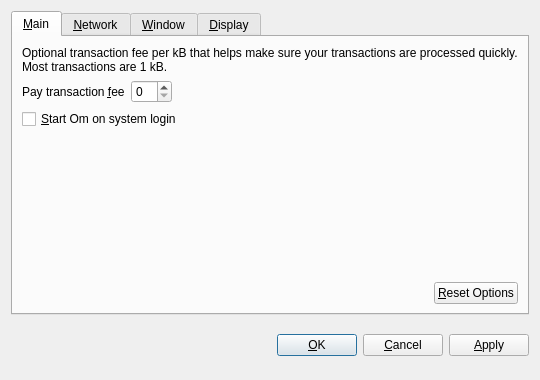
<?xml version="1.0" encoding="UTF-8"?>
<ui version="4.0">
 <class>OptionsDialog</class>
 <widget class="QDialog" name="OptionsDialog">
  <property name="geometry">
   <rect>
    <x>0</x>
    <y>0</y>
    <width>540</width>
    <height>380</height>
   </rect>
  </property>
  <property name="windowTitle">
   <string>Options</string>
  </property>
  <property name="modal">
   <bool>true</bool>
  </property>
  <layout class="QVBoxLayout" name="verticalLayout">
   <item>
    <widget class="QTabWidget" name="tabWidget">
     <property name="tabPosition">
      <enum>QTabWidget::North</enum>
     </property>
     <property name="currentIndex">
      <number>0</number>
     </property>
     <widget class="QWidget" name="tabMain">
      <attribute name="title">
       <string>&amp;Main</string>
      </attribute>
      <layout class="QVBoxLayout" name="verticalLayout_Main">
       <item>
        <widget class="QLabel" name="transactionFeeInfoLabel">
         <property name="text">
          <string>Optional transaction fee per kB that helps make sure your transactions are processed quickly. Most transactions are 1 kB.</string>
         </property>
         <property name="textFormat">
          <enum>Qt::PlainText</enum>
         </property>
         <property name="wordWrap">
          <bool>true</bool>
         </property>
        </widget>
       </item>
       <item>
        <layout class="QHBoxLayout" name="horizontalLayout_1_Main">
         <item>
          <widget class="QLabel" name="transactionFeeLabel">
           <property name="text">
            <string>Pay transaction &amp;fee</string>
           </property>
           <property name="textFormat">
            <enum>Qt::PlainText</enum>
           </property>
           <property name="buddy">
            <cstring>transactionFee</cstring>
           </property>
          </widget>
         </item>
         <item>
          <widget class="BitcoinAmountField" name="transactionFee"/>
         </item>
         <item>
          <spacer name="horizontalSpacer_1_Main">
           <property name="orientation">
            <enum>Qt::Horizontal</enum>
           </property>
           <property name="sizeHint" stdset="0">
            <size>
             <width>40</width>
             <height>20</height>
            </size>
           </property>
          </spacer>
         </item>
        </layout>
       </item>
       <item>
        <widget class="QCheckBox" name="bitcoinAtStartup">
         <property name="toolTip">
          <string>Automatically start Om after logging in to the system.</string>
         </property>
         <property name="text">
          <string>&amp;Start Om on system login</string>
         </property>
        </widget>
       </item>
       <item>
        <spacer name="verticalSpacer_Main">
         <property name="orientation">
          <enum>Qt::Vertical</enum>
         </property>
         <property name="sizeHint" stdset="0">
          <size>
           <width>20</width>
           <height>40</height>
          </size>
         </property>
        </spacer>
       </item>
       <item>
        <layout class="QHBoxLayout" name="horizontalLayout_2_Main">
         <item>
          <spacer name="horizontalSpacer_2_Main">
           <property name="orientation">
            <enum>Qt::Horizontal</enum>
           </property>
           <property name="sizeHint" stdset="0">
            <size>
             <width>40</width>
             <height>20</height>
            </size>
           </property>
          </spacer>
         </item>
         <item>
          <widget class="QPushButton" name="resetButton">
           <property name="toolTip">
            <string>Reset all client options to default.</string>
           </property>
           <property name="text">
            <string>&amp;Reset Options</string>
           </property>
           <property name="autoDefault">
            <bool>false</bool>
           </property>
          </widget>
         </item>
        </layout>
       </item>
      </layout>
     </widget>
     <widget class="QWidget" name="tabNetwork">
      <attribute name="title">
       <string>&amp;Network</string>
      </attribute>
      <layout class="QVBoxLayout" name="verticalLayout_Network">
       <item>
        <widget class="QCheckBox" name="mapPortUpnp">
         <property name="toolTip">
          <string>Automatically open the Om client port on the router. This only works when your router supports UPnP and it is enabled.</string>
         </property>
         <property name="text">
          <string>Map port using &amp;UPnP</string>
         </property>
        </widget>
       </item>
       <item>
        <widget class="QCheckBox" name="connectSocks">
         <property name="toolTip">
          <string>Connect to the Om network through a SOCKS proxy (e.g. when connecting through Tor).</string>
         </property>
         <property name="text">
          <string>&amp;Connect through SOCKS proxy:</string>
         </property>
        </widget>
       </item>
       <item>
        <layout class="QHBoxLayout" name="horizontalLayout_Network">
         <item>
          <widget class="QLabel" name="proxyIpLabel">
           <property name="text">
            <string>Proxy &amp;IP:</string>
           </property>
           <property name="textFormat">
            <enum>Qt::PlainText</enum>
           </property>
           <property name="buddy">
            <cstring>proxyIp</cstring>
           </property>
          </widget>
         </item>
         <item>
          <widget class="QValidatedLineEdit" name="proxyIp">
           <property name="maximumSize">
            <size>
             <width>140</width>
             <height>16777215</height>
            </size>
           </property>
           <property name="toolTip">
            <string>IP address of the proxy (e.g. 127.0.0.1)</string>
           </property>
          </widget>
         </item>
         <item>
          <widget class="QLabel" name="proxyPortLabel">
           <property name="text">
            <string>&amp;Port:</string>
           </property>
           <property name="textFormat">
            <enum>Qt::PlainText</enum>
           </property>
           <property name="buddy">
            <cstring>proxyPort</cstring>
           </property>
          </widget>
         </item>
         <item>
          <widget class="QLineEdit" name="proxyPort">
           <property name="maximumSize">
            <size>
             <width>55</width>
             <height>16777215</height>
            </size>
           </property>
           <property name="toolTip">
            <string>Port of the proxy (e.g. 9050)</string>
           </property>
          </widget>
         </item>
         <item>
          <widget class="QLabel" name="socksVersionLabel">
           <property name="text">
            <string>SOCKS &amp;Version:</string>
           </property>
           <property name="textFormat">
            <enum>Qt::PlainText</enum>
           </property>
           <property name="buddy">
            <cstring>socksVersion</cstring>
           </property>
          </widget>
         </item>
         <item>
          <widget class="QValueComboBox" name="socksVersion">
           <property name="toolTip">
            <string>SOCKS version of the proxy (e.g. 5)</string>
           </property>
          </widget>
         </item>
         <item>
          <spacer name="horizontalSpacer_Network">
           <property name="orientation">
            <enum>Qt::Horizontal</enum>
           </property>
           <property name="sizeHint" stdset="0">
            <size>
             <width>40</width>
             <height>20</height>
            </size>
           </property>
          </spacer>
         </item>
        </layout>
       </item>
       <item>
        <spacer name="verticalSpacer_Network">
         <property name="orientation">
          <enum>Qt::Vertical</enum>
         </property>
         <property name="sizeHint" stdset="0">
          <size>
           <width>20</width>
           <height>40</height>
          </size>
         </property>
        </spacer>
       </item>
      </layout>
     </widget>
     <widget class="QWidget" name="tabWindow">
      <attribute name="title">
       <string>&amp;Window</string>
      </attribute>
      <layout class="QVBoxLayout" name="verticalLayout_Window">
       <item>
        <widget class="QCheckBox" name="minimizeToTray">
         <property name="toolTip">
          <string>Show only a tray icon after minimizing the window.</string>
         </property>
         <property name="text">
          <string>&amp;Minimize to the tray instead of the taskbar</string>
         </property>
        </widget>
       </item>
       <item>
        <widget class="QCheckBox" name="minimizeOnClose">
         <property name="toolTip">
          <string>Minimize instead of exit the application when the window is closed. When this option is enabled, the application will be closed only after selecting Quit in the menu.</string>
         </property>
         <property name="text">
          <string>M&amp;inimize on close</string>
         </property>
        </widget>
       </item>
       <item>
        <spacer name="verticalSpacer_Window">
         <property name="orientation">
          <enum>Qt::Vertical</enum>
         </property>
         <property name="sizeHint" stdset="0">
          <size>
           <width>20</width>
           <height>40</height>
          </size>
         </property>
        </spacer>
       </item>
      </layout>
     </widget>
     <widget class="QWidget" name="tabDisplay">
      <attribute name="title">
       <string>&amp;Display</string>
      </attribute>
      <layout class="QVBoxLayout" name="verticalLayout_Display">
       <item>
        <layout class="QHBoxLayout" name="horizontalLayout_1_Display">
         <item>
          <widget class="QLabel" name="langLabel">
           <property name="text">
            <string>User Interface &amp;language:</string>
           </property>
           <property name="textFormat">
            <enum>Qt::PlainText</enum>
           </property>
           <property name="buddy">
            <cstring>lang</cstring>
           </property>
          </widget>
         </item>
         <item>
          <widget class="QValueComboBox" name="lang">
           <property name="toolTip">
            <string>The user interface language can be set here. This setting will take effect after restarting Om.</string>
           </property>
          </widget>
         </item>
        </layout>
       </item>
       <item>
        <layout class="QHBoxLayout" name="horizontalLayout_2_Display">
         <item>
          <widget class="QLabel" name="unitLabel">
           <property name="text">
            <string>&amp;Unit to show amounts in:</string>
           </property>
           <property name="textFormat">
            <enum>Qt::PlainText</enum>
           </property>
           <property name="buddy">
            <cstring>unit</cstring>
           </property>
          </widget>
         </item>
         <item>
          <widget class="QValueComboBox" name="unit">
           <property name="toolTip">
            <string>Choose the default subdivision unit to show in the interface and when sending coins.</string>
           </property>
          </widget>
         </item>
        </layout>
       </item>
       <item>
        <widget class="QCheckBox" name="displayAddresses">
         <property name="toolTip">
          <string>Whether to show Om addresses in the transaction list or not.</string>
         </property>
         <property name="text">
          <string>&amp;Display addresses in transaction list</string>
         </property>
        </widget>
       </item>
       <item>
        <spacer name="verticalSpacer_Display">
         <property name="orientation">
          <enum>Qt::Vertical</enum>
         </property>
         <property name="sizeHint" stdset="0">
          <size>
           <width>20</width>
           <height>40</height>
          </size>
         </property>
        </spacer>
       </item>
      </layout>
     </widget>
    </widget>
   </item>
   <item>
    <layout class="QHBoxLayout" name="horizontalLayout_Buttons">
     <item>
      <spacer name="horizontalSpacer_1">
       <property name="orientation">
        <enum>Qt::Horizontal</enum>
       </property>
       <property name="sizeHint" stdset="0">
        <size>
         <width>40</width>
         <height>48</height>
        </size>
       </property>
      </spacer>
     </item>
     <item>
      <widget class="QLabel" name="statusLabel">
       <property name="font">
        <font>
         <weight>75</weight>
         <bold>true</bold>
        </font>
       </property>
       <property name="text">
        <string/>
       </property>
       <property name="textFormat">
        <enum>Qt::PlainText</enum>
       </property>
       <property name="wordWrap">
        <bool>true</bool>
       </property>
      </widget>
     </item>
     <item>
      <spacer name="horizontalSpacer_2">
       <property name="orientation">
        <enum>Qt::Horizontal</enum>
       </property>
       <property name="sizeHint" stdset="0">
        <size>
         <width>40</width>
         <height>48</height>
        </size>
       </property>
      </spacer>
     </item>
     <item>
      <widget class="QPushButton" name="okButton">
       <property name="text">
        <string>&amp;OK</string>
       </property>
      </widget>
     </item>
     <item>
      <widget class="QPushButton" name="cancelButton">
       <property name="text">
        <string>&amp;Cancel</string>
       </property>
       <property name="autoDefault">
        <bool>false</bool>
       </property>
      </widget>
     </item>
     <item>
      <widget class="QPushButton" name="applyButton">
       <property name="text">
        <string>&amp;Apply</string>
       </property>
       <property name="autoDefault">
        <bool>false</bool>
       </property>
      </widget>
     </item>
    </layout>
   </item>
  </layout>
 </widget>
 <customwidgets>
  <customwidget>
   <class>BitcoinAmountField</class>
   <extends>QSpinBox</extends>
   <header>bitcoinamountfield.h</header>
  </customwidget>
  <customwidget>
   <class>QValueComboBox</class>
   <extends>QComboBox</extends>
   <header>qvaluecombobox.h</header>
  </customwidget>
  <customwidget>
   <class>QValidatedLineEdit</class>
   <extends>QLineEdit</extends>
   <header>qvalidatedlineedit.h</header>
  </customwidget>
 </customwidgets>
 <resources/>
 <connections/>
</ui>
